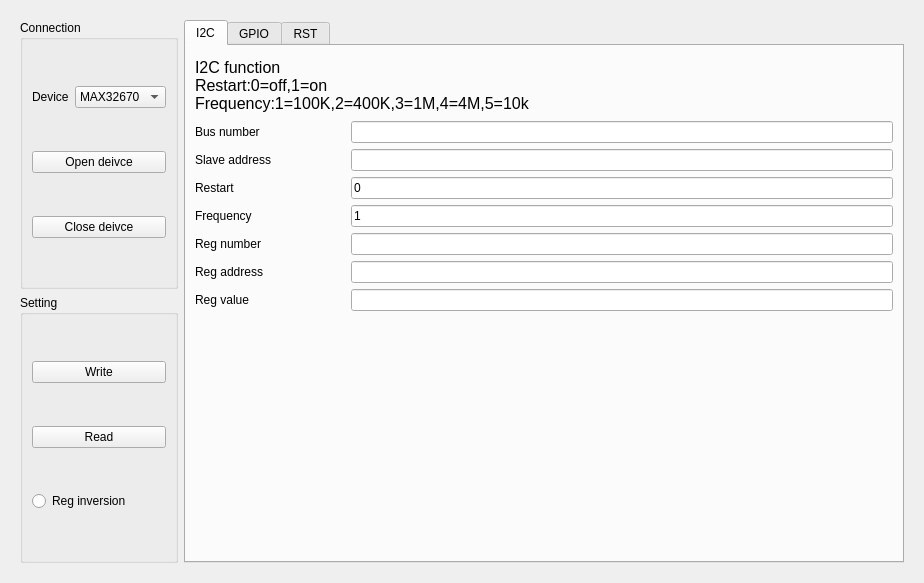
<?xml version="1.0" encoding="UTF-8"?>
<ui version="4.0">
 <class>ui_mcuwindow</class>
 <widget class="QWidget" name="ui_mcuwindow">
  <property name="geometry">
   <rect>
    <x>0</x>
    <y>0</y>
    <width>924</width>
    <height>583</height>
   </rect>
  </property>
  <property name="windowTitle">
   <string>MCU control</string>
  </property>
  <property name="styleSheet">
   <string notr="true">#widget_main{
	background-color: rgb(247, 148, 71);
}


QMenuBar{
	color: rgb(0, 0, 0);
	border-color: rgb(0, 0, 0);
}


QGroupBox{
	font: 75 italic 12pt &quot;Arial&quot;;
}


QLabel{
	font: 9pt &quot;Arial&quot;;
}


QPushButton{
	font: 9pt &quot;Arial&quot;;
}
QPushButton:hover{
	background-color: rgb(216, 227, 255);
}
QPushButton:pressed{
	border-style:inset
}

</string>
  </property>
  <layout class="QGridLayout" name="gridLayout">
   <item row="0" column="0">
    <widget class="QWidget" name="widget" native="true">
     <layout class="QGridLayout" name="gridLayout_2">
      <item row="0" column="0">
       <widget class="QGroupBox" name="groupBox_connection">
        <property name="minimumSize">
         <size>
          <width>120</width>
          <height>0</height>
         </size>
        </property>
        <property name="title">
         <string>Connection</string>
        </property>
        <layout class="QGridLayout" name="gridLayout_3">
         <item row="1" column="0" colspan="2">
          <widget class="QPushButton" name="pushButton_open">
           <property name="text">
            <string>Open deivce</string>
           </property>
          </widget>
         </item>
         <item row="0" column="1">
          <widget class="QComboBox" name="comboBox_device">
           <property name="minimumSize">
            <size>
             <width>60</width>
             <height>0</height>
            </size>
           </property>
           <property name="editable">
            <bool>false</bool>
           </property>
           <item>
            <property name="text">
             <string>MAX32670</string>
            </property>
           </item>
           <item>
            <property name="text">
             <string>F413ZH</string>
            </property>
           </item>
           <item>
            <property name="text">
             <string>F413CH</string>
            </property>
           </item>
          </widget>
         </item>
         <item row="2" column="0" colspan="2">
          <widget class="QPushButton" name="pushButton_close">
           <property name="text">
            <string>Close deivce</string>
           </property>
          </widget>
         </item>
         <item row="0" column="0">
          <widget class="QLabel" name="label_77">
           <property name="minimumSize">
            <size>
             <width>20</width>
             <height>0</height>
            </size>
           </property>
           <property name="maximumSize">
            <size>
             <width>40</width>
             <height>16777215</height>
            </size>
           </property>
           <property name="text">
            <string>Device</string>
           </property>
          </widget>
         </item>
        </layout>
       </widget>
      </item>
      <item row="0" column="1" rowspan="2">
       <widget class="QTabWidget" name="tabWidget_function">
        <property name="currentIndex">
         <number>0</number>
        </property>
        <widget class="QWidget" name="tab_I2C">
         <attribute name="title">
          <string>I2C</string>
         </attribute>
         <layout class="QFormLayout" name="formLayout">
          <item row="0" column="0" colspan="2">
           <widget class="QLabel" name="label_26">
            <property name="minimumSize">
             <size>
              <width>0</width>
              <height>60</height>
             </size>
            </property>
            <property name="font">
             <font>
              <family>Arial</family>
              <pointsize>12</pointsize>
              <weight>50</weight>
              <italic>false</italic>
              <bold>false</bold>
             </font>
            </property>
            <property name="styleSheet">
             <string notr="true">font: 12pt &quot;Arial&quot;;</string>
            </property>
            <property name="text">
             <string>I2C function
Restart:0=off,1=on
Frequency:1=100K,2=400K,3=1M,4=4M,5=10k</string>
            </property>
           </widget>
          </item>
          <item row="1" column="0">
           <widget class="QLabel" name="label_2">
            <property name="minimumSize">
             <size>
              <width>150</width>
              <height>0</height>
             </size>
            </property>
            <property name="maximumSize">
             <size>
              <width>200</width>
              <height>16777215</height>
             </size>
            </property>
            <property name="text">
             <string>Bus number</string>
            </property>
           </widget>
          </item>
          <item row="1" column="1">
           <widget class="QLineEdit" name="lineEdit_I2C_bus_num">
            <property name="text">
             <string/>
            </property>
           </widget>
          </item>
          <item row="2" column="0">
           <widget class="QLabel" name="label">
            <property name="minimumSize">
             <size>
              <width>150</width>
              <height>0</height>
             </size>
            </property>
            <property name="maximumSize">
             <size>
              <width>200</width>
              <height>16777215</height>
             </size>
            </property>
            <property name="text">
             <string>Slave address</string>
            </property>
           </widget>
          </item>
          <item row="2" column="1">
           <widget class="QLineEdit" name="lineEdit_I2C_slave">
            <property name="text">
             <string/>
            </property>
           </widget>
          </item>
          <item row="3" column="0">
           <widget class="QLabel" name="label_18">
            <property name="minimumSize">
             <size>
              <width>150</width>
              <height>0</height>
             </size>
            </property>
            <property name="maximumSize">
             <size>
              <width>200</width>
              <height>16777215</height>
             </size>
            </property>
            <property name="text">
             <string>Restart</string>
            </property>
           </widget>
          </item>
          <item row="3" column="1">
           <widget class="QLineEdit" name="lineEdit_I2C_restart">
            <property name="text">
             <string>0</string>
            </property>
           </widget>
          </item>
          <item row="4" column="0">
           <widget class="QLabel" name="label_32">
            <property name="minimumSize">
             <size>
              <width>150</width>
              <height>0</height>
             </size>
            </property>
            <property name="maximumSize">
             <size>
              <width>200</width>
              <height>16777215</height>
             </size>
            </property>
            <property name="text">
             <string>Frequency</string>
            </property>
           </widget>
          </item>
          <item row="4" column="1">
           <widget class="QLineEdit" name="lineEdit_I2C_frequency">
            <property name="text">
             <string>1</string>
            </property>
           </widget>
          </item>
          <item row="5" column="0">
           <widget class="QLabel" name="label_80">
            <property name="minimumSize">
             <size>
              <width>150</width>
              <height>0</height>
             </size>
            </property>
            <property name="maximumSize">
             <size>
              <width>200</width>
              <height>16777215</height>
             </size>
            </property>
            <property name="text">
             <string>Reg number</string>
            </property>
           </widget>
          </item>
          <item row="5" column="1">
           <widget class="QLineEdit" name="lineEdit_I2C_rx_size">
            <property name="text">
             <string/>
            </property>
           </widget>
          </item>
          <item row="6" column="0">
           <widget class="QLabel" name="label_78">
            <property name="minimumSize">
             <size>
              <width>150</width>
              <height>0</height>
             </size>
            </property>
            <property name="maximumSize">
             <size>
              <width>200</width>
              <height>16777215</height>
             </size>
            </property>
            <property name="text">
             <string>Reg address</string>
            </property>
           </widget>
          </item>
          <item row="6" column="1">
           <widget class="QLineEdit" name="lineEdit_I2C_reg_address">
            <property name="text">
             <string/>
            </property>
           </widget>
          </item>
          <item row="7" column="0">
           <widget class="QLabel" name="label_79">
            <property name="minimumSize">
             <size>
              <width>150</width>
              <height>0</height>
             </size>
            </property>
            <property name="maximumSize">
             <size>
              <width>200</width>
              <height>16777215</height>
             </size>
            </property>
            <property name="text">
             <string>Reg value</string>
            </property>
           </widget>
          </item>
          <item row="7" column="1">
           <widget class="QLineEdit" name="lineEdit_I2C_reg_value">
            <property name="text">
             <string/>
            </property>
           </widget>
          </item>
         </layout>
        </widget>
        <widget class="QWidget" name="tab_GPIO">
         <attribute name="title">
          <string>GPIO</string>
         </attribute>
         <layout class="QFormLayout" name="formLayout_2">
          <item row="0" column="0" colspan="2">
           <widget class="QLabel" name="label_27">
            <property name="minimumSize">
             <size>
              <width>0</width>
              <height>60</height>
             </size>
            </property>
            <property name="font">
             <font>
              <family>Arial</family>
              <pointsize>12</pointsize>
              <weight>50</weight>
              <italic>false</italic>
              <bold>false</bold>
             </font>
            </property>
            <property name="styleSheet">
             <string notr="true">font: 12pt &quot;Arial&quot;;</string>
            </property>
            <property name="text">
             <string>GPIO function</string>
            </property>
           </widget>
          </item>
          <item row="1" column="0">
           <widget class="QLabel" name="label_3">
            <property name="minimumSize">
             <size>
              <width>150</width>
              <height>0</height>
             </size>
            </property>
            <property name="maximumSize">
             <size>
              <width>200</width>
              <height>16777215</height>
             </size>
            </property>
            <property name="text">
             <string>GPIO number</string>
            </property>
           </widget>
          </item>
          <item row="1" column="1">
           <widget class="QLineEdit" name="lineEdit_GPIO_number">
            <property name="text">
             <string/>
            </property>
           </widget>
          </item>
          <item row="2" column="0">
           <widget class="QLabel" name="label_19">
            <property name="minimumSize">
             <size>
              <width>150</width>
              <height>0</height>
             </size>
            </property>
            <property name="maximumSize">
             <size>
              <width>200</width>
              <height>16777215</height>
             </size>
            </property>
            <property name="text">
             <string>GPIO voltage selection</string>
            </property>
           </widget>
          </item>
          <item row="2" column="1">
           <widget class="QLineEdit" name="lineEdit_GPIO_vssel">
            <property name="text">
             <string>0</string>
            </property>
           </widget>
          </item>
          <item row="3" column="0">
           <widget class="QLabel" name="label_33">
            <property name="minimumSize">
             <size>
              <width>150</width>
              <height>0</height>
             </size>
            </property>
            <property name="maximumSize">
             <size>
              <width>200</width>
              <height>16777215</height>
             </size>
            </property>
            <property name="text">
             <string>GPIO pad</string>
            </property>
           </widget>
          </item>
          <item row="3" column="1">
           <widget class="QLineEdit" name="lineEdit_GPIO_pad">
            <property name="text">
             <string>0</string>
            </property>
           </widget>
          </item>
          <item row="4" column="0">
           <widget class="QLabel" name="label_81">
            <property name="minimumSize">
             <size>
              <width>150</width>
              <height>0</height>
             </size>
            </property>
            <property name="maximumSize">
             <size>
              <width>200</width>
              <height>16777215</height>
             </size>
            </property>
            <property name="text">
             <string>GPIO value(Get/Set)</string>
            </property>
           </widget>
          </item>
          <item row="4" column="1">
           <widget class="QLineEdit" name="lineEdit_GPIO_value">
            <property name="text">
             <string/>
            </property>
           </widget>
          </item>
         </layout>
        </widget>
        <widget class="QWidget" name="tab_RST">
         <attribute name="title">
          <string>RST</string>
         </attribute>
         <layout class="QFormLayout" name="formLayout_3">
          <item row="0" column="0" colspan="2">
           <widget class="QLabel" name="label_28">
            <property name="minimumSize">
             <size>
              <width>0</width>
              <height>60</height>
             </size>
            </property>
            <property name="font">
             <font>
              <family>Arial</family>
              <pointsize>12</pointsize>
              <weight>50</weight>
              <italic>false</italic>
              <bold>false</bold>
             </font>
            </property>
            <property name="styleSheet">
             <string notr="true">font: 12pt &quot;Arial&quot;;</string>
            </property>
            <property name="text">
             <string>Reset function</string>
            </property>
           </widget>
          </item>
         </layout>
        </widget>
       </widget>
      </item>
      <item row="1" column="0">
       <widget class="QGroupBox" name="groupBox">
        <property name="title">
         <string>Setting</string>
        </property>
        <layout class="QVBoxLayout" name="verticalLayout">
         <item>
          <widget class="QPushButton" name="pushButton_write">
           <property name="text">
            <string>Write</string>
           </property>
          </widget>
         </item>
         <item>
          <widget class="QPushButton" name="pushButton_read">
           <property name="text">
            <string>Read</string>
           </property>
          </widget>
         </item>
         <item>
          <widget class="QRadioButton" name="radioButton_reg_inversion">
           <property name="text">
            <string>Reg inversion</string>
           </property>
          </widget>
         </item>
        </layout>
       </widget>
      </item>
     </layout>
    </widget>
   </item>
  </layout>
 </widget>
 <resources/>
 <connections/>
</ui>
